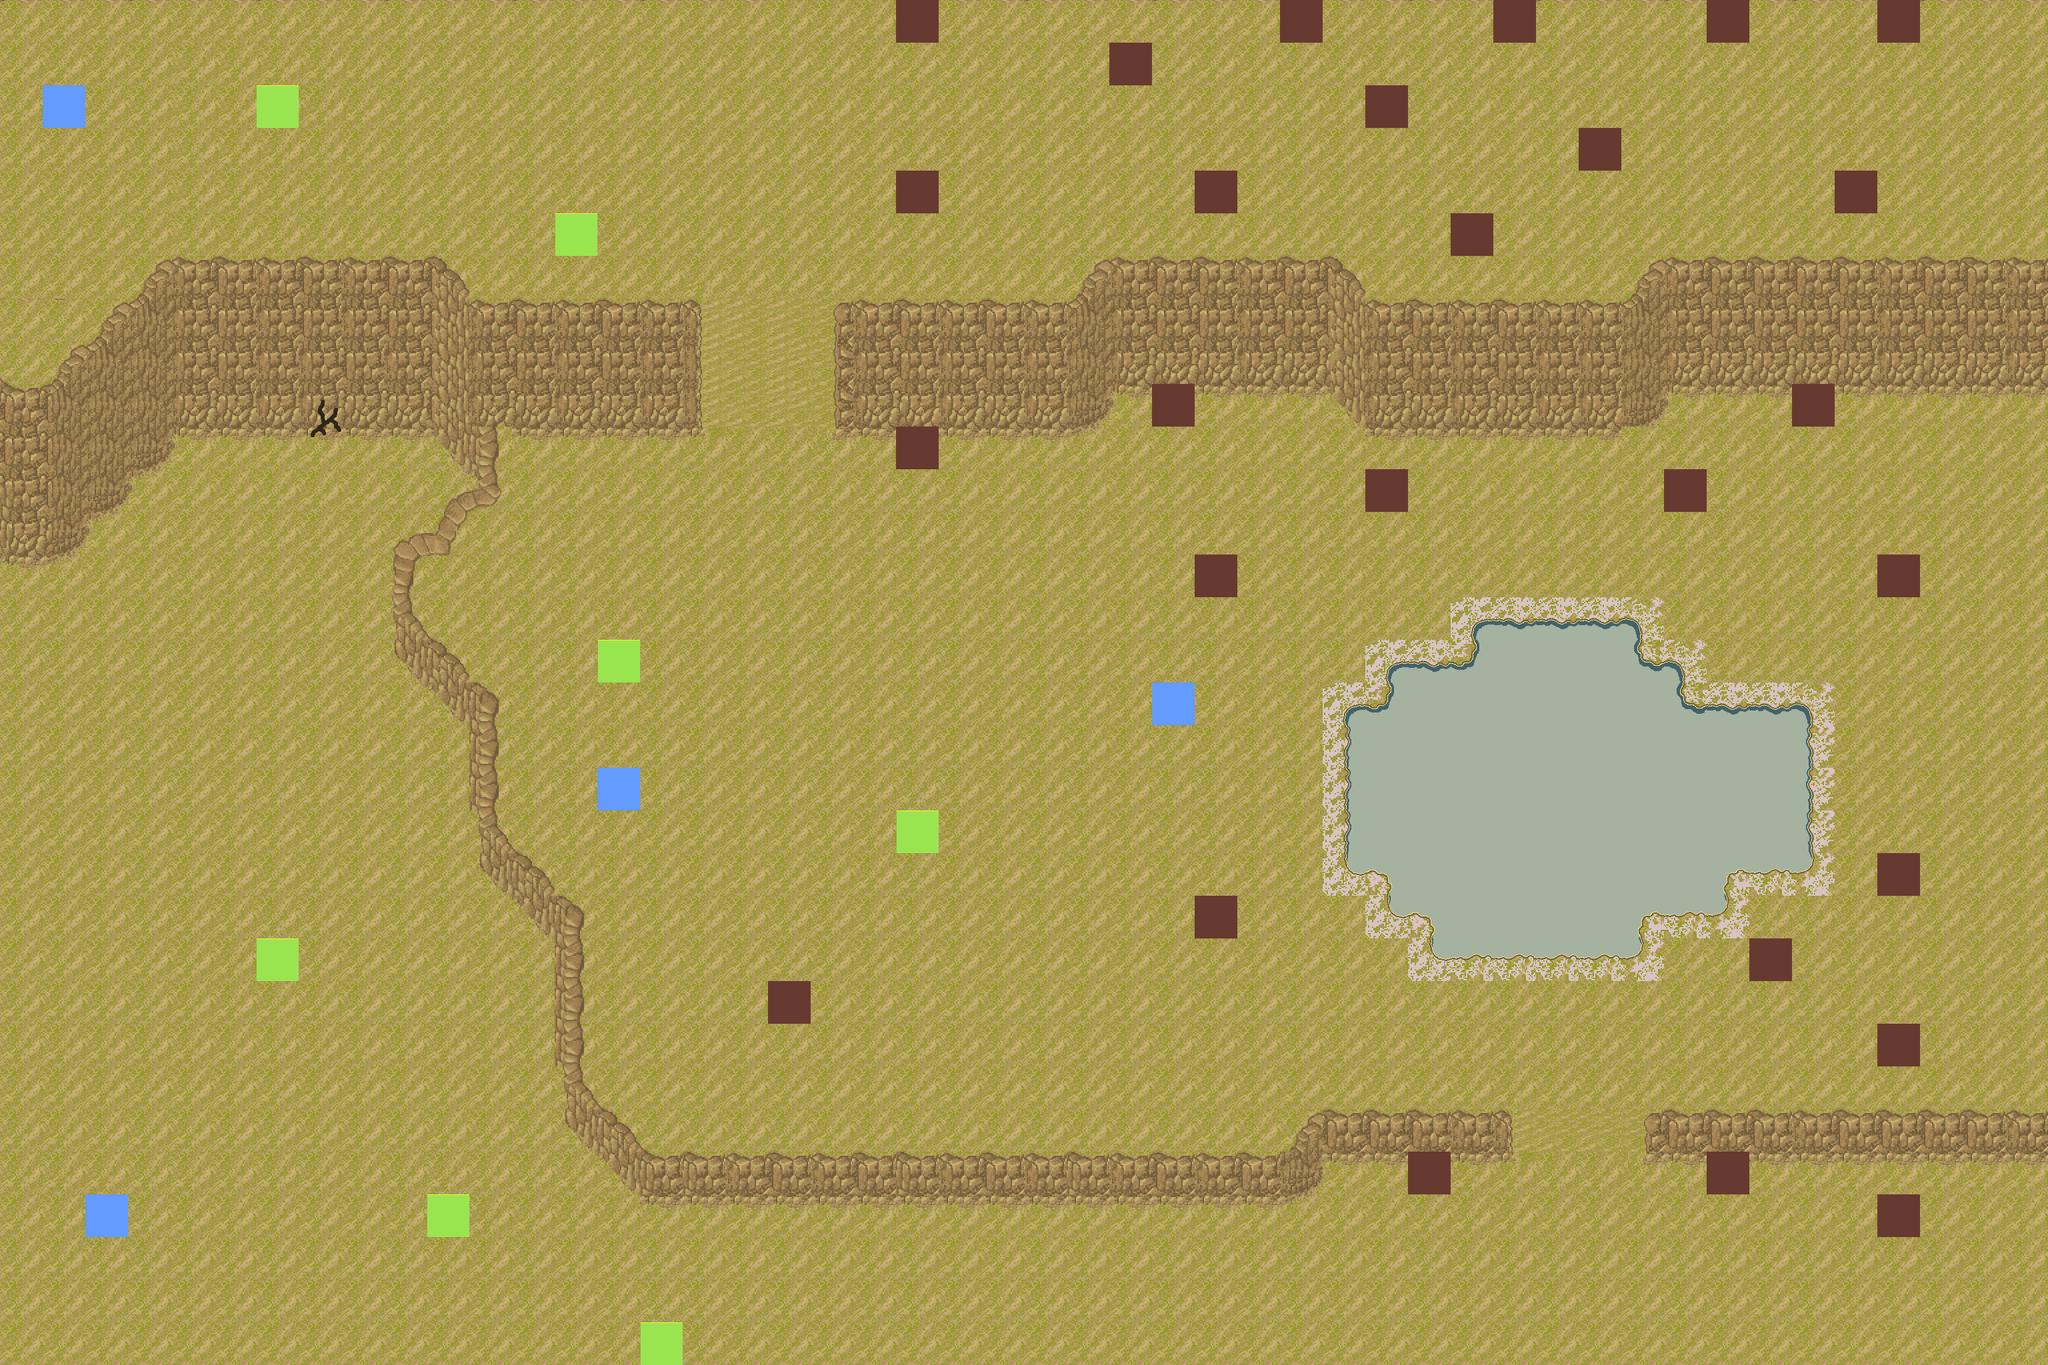

Tiled map render using the project's own tile images. Description and the map definition, with tile-layer contents summarised, below:
An orthogonal 48x32 tile map with 64x64 px tiles, 2 tile layers (ground.png, trees), 1 hidden layer not drawn, 5 tilesets.

<map version="1.10" tiledversion="1.10.2" orientation="orthogonal" renderorder="right-down" width="48" height="32" tilewidth="64" tileheight="64" infinite="0" nextlayerid="6" nextobjectid="1">
 <editorsettings>
  <export target="../map/level4/444.csv" format="csv" />
 </editorsettings>
 <tileset firstgid="1" source="ground flour.tsx" />
 <tileset firstgid="1537" source="lake.tsx" />
 <tileset firstgid="1546" source="lake inverse.tsx" />
 <tileset firstgid="1555" source="object_tiles.tsx" />
 <tileset firstgid="1559" source="Objects.tsx" />
 <layer id="1" name="ground.png" width="48" height="32" locked="1">
  <data>[1536 cells, 1536 non-empty, 1461 distinct tile ids]</data>
 </layer>
 <layer id="4" name="blockers" width="48" height="32" visible="0" locked="1">
  <data>[1536 cells, 325 non-empty, 2 distinct tile ids]</data>
 </layer>
 <layer id="5" name="trees" width="48" height="32">
  <data>[1536 cells, 38 non-empty, 3 distinct tile ids]</data>
 </layer>
</map>
